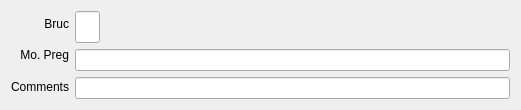
  <widget class="QWidget" name="layout32">
   <property name="geometry">
    <rect>
     <x>10</x>
     <y>226</y>
     <width>521</width>
     <height>110</height>
    </rect>
   </property>
   <layout class="QHBoxLayout">
    <item>
     <layout class="QVBoxLayout">
      <item>
       <widget class="QLabel" name="textLabel3_2_2_2_4">
        <property name="text">
         <string>Bruc</string>
        </property>
        <property name="alignment">
         <set>Qt::AlignRight|Qt::AlignTrailing|Qt::AlignVCenter</set>
        </property>
        <property name="wordWrap">
         <bool>false</bool>
        </property>
       </widget>
      </item>
      <item>
       <widget class="QLabel" name="textLabel3_2_2_2_4_2">
        <property name="text">
         <string>Mo. Preg</string>
        </property>
        <property name="alignment">
         <set>Qt::AlignRight|Qt::AlignTrailing|Qt::AlignVCenter</set>
        </property>
        <property name="wordWrap">
         <bool>false</bool>
        </property>
       </widget>
      </item>
      <item>
       <widget class="QLabel" name="textLabel3_2_2_2_4_2_2">
        <property name="text">
         <string>Comments</string>
        </property>
        <property name="alignment">
         <set>Qt::AlignRight|Qt::AlignTrailing|Qt::AlignVCenter</set>
        </property>
        <property name="wordWrap">
         <bool>false</bool>
        </property>
       </widget>
      </item>
     </layout>
    </item>
    <item>
     <layout class="QGridLayout">
      <item row="0" column="1">
       <spacer name="spacer1">
        <property name="orientation">
         <enum>Qt::Horizontal</enum>
        </property>
        <property name="sizeType">
         <enum>QSizePolicy::Expanding</enum>
        </property>
        <property name="sizeHint" stdset="0">
         <size>
          <width>150</width>
          <height>21</height>
         </size>
        </property>
       </spacer>
      </item>
      <item row="0" column="0">
       <widget class="QLineEdit" name="brucEdit">
        <property name="minimumSize">
         <size>
          <width>1</width>
          <height>0</height>
         </size>
        </property>
        <property name="maximumSize">
         <size>
          <width>25</width>
          <height>32767</height>
         </size>
        </property>
        <property name="inputMask">
         <string>N; </string>
        </property>
        <property name="text">
         <string/>
        </property>
       </widget>
      </item>
      <item row="2" column="0" colspan="2">
       <widget class="QLineEdit" name="commentEdit">
        <property name="text">
         <string/>
        </property>
       </widget>
      </item>
      <item row="1" column="0" colspan="2">
       <widget class="QLineEdit" name="pregDurationEdit">
        <property name="text">
         <string/>
        </property>
       </widget>
      </item>
     </layout>
    </item>
   </layout>
  </widget>
